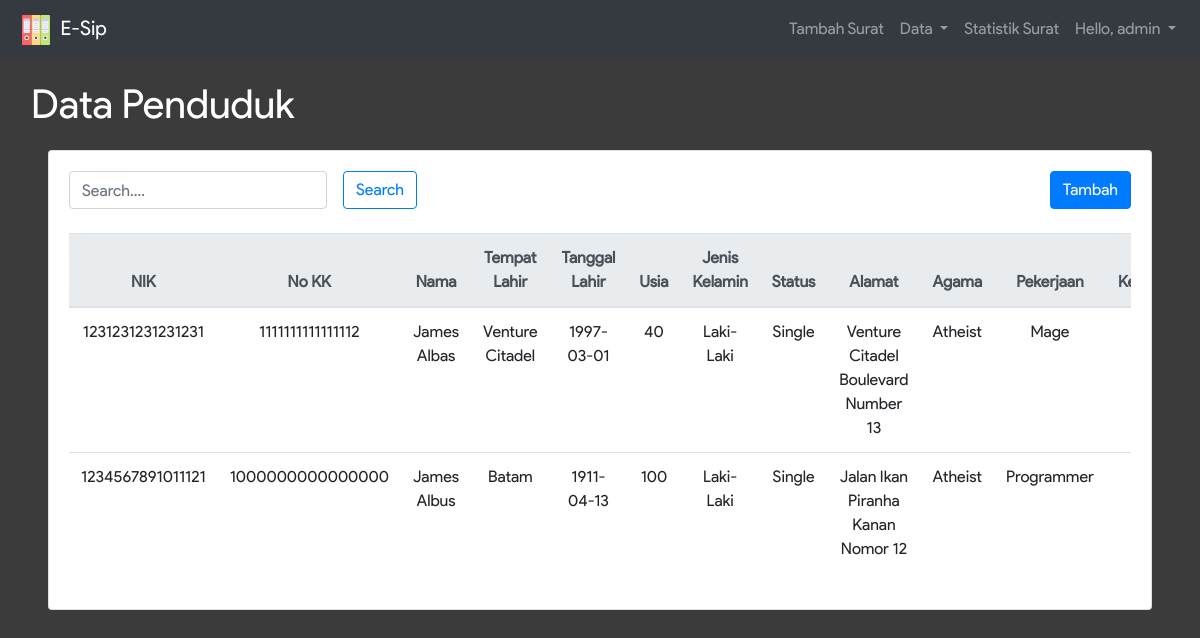
/data_penduduk.php (signed in), run on the app's committed database.
### tables this page shows
CREATE TABLE IF NOT EXISTS `penduduk` (
  `nik` varchar(16) NOT NULL,
  `no_kk` varchar(16) NOT NULL,
  `nama` varchar(50) NOT NULL,
  `tempat_lahir` varchar(20) NOT NULL,
  `tanggal_lahir` date NOT NULL,
  `usia` int(3) NOT NULL,
  `jenis_kelamin` varchar(1) NOT NULL,
  `status` varchar(30) NOT NULL,
  `alamat` text NOT NULL,
  `agama` varchar(10) NOT NULL,
  `pekerjaan` varchar(20) NOT NULL,
  `kewarnegaraan` varchar(20) NOT NULL,
  `tanggal_buat` date NOT NULL
);

### data_penduduk.php (the view, shortened to what this page needs)
<?php
  include_once 'connection.php';
  $search = $_POST['search'];
  if ($search == "") {
    $sql = "SELECT * FROM penduduk";
  }
  $result = $conn->query($sql);
?>
<!DOCTYPE html>
<html>
<head>
  <link rel="stylesheet" href="node_modules/bootstrap/dist/css/bootstrap.min.css">
  <link rel="stylesheet" href="assets/css/infinite.css">
</head>
<body style="background-color: #3B3B3B;">
  <nav class="navbar navbar-expand-lg navbar-dark bg-dark">
      <a class="navbar-brand" href="#">
        <img src="assets/img/office-material.svg" width="40" height="30" alt="">
        E-Sip
      </a>
      <div class="collapse navbar-collapse" id="navbarSupportedContent">
        <ul class="navbar-nav ml-auto">
          <li class="nav-item">
            <a class="nav-link" href="pilih_surat.php">Tambah Surat</a>
          </li>
          <li class="nav-item dropdown">
            <a class="nav-link dropdown-toggle" href="#" id="navbarDropdown" role="button" data-toggle="dropdown" aria-haspopup="true" aria-expanded="false">
              Data
            </a>
          </li>
          <li class="nav-item">
            <a class="nav-link" href="data_chart.php">Statistik Surat</a>
          </li>
          <li class="nav-item dropdown">
            <a class="nav-link dropdown-toggle" href="#" id="navbarDropdown" role="button" data-toggle="dropdown" aria-haspopup="true" aria-expanded="false">
              Hello, <?=$_SESSION['user']?>
            </a>
          </li>
        </ul>
      </div>
    </nav>
    <div class="container-fluid bckgrnd">
       <div class="row">
        <div class="col-sm-12">
          <div class="judul m-3">Data Penduduk</div>
        </div>
        <div class="col-sm-12 px-5">
          <div class="card">
            <div class="card-body">
              <div class="float-left mb-3">
                <form class="form-inline" method="POST" action="data_penduduk.php">
                  <div class="form-group mr-sm-3 mb-2">
                    <input type="text" class="form-control" name="search" placeholder="Search....">
                  </div>
                  <button type="submit" class="btn btn-outline-primary mb-2">Search</button>
                </form>
              </div>
              <div class="float-right">
                <a href="data_add_penduduk.php" class="btn btn-primary">Tambah</a>
              </div>
              <div class="table-responsive">
                <table class="table text-center">
                  <thead class="thead-light">
                    <tr>
                      <th scope="col">NIK</th>
                      <th scope="col">No KK</th>
                      <th scope="col">Nama</th>
                      <th scope="col">Tempat Lahir</th>
                      <th scope="col">Tanggal Lahir</th>
                      <th scope="col">Usia</th>
                      <th scope="col">Jenis Kelamin</th>
                      <th scope="col">Status</th>
                      <th scope="col">Alamat</th>
                      <th scope="col">Agama</th>
                      <th scope="col">Pekerjaan</th>
                      <th scope="col">Kewarnegaraan</th>
                    </tr>
                  </thead>
                  <tbody>
                    <?php
                      while ($row = $result->fetch_assoc()) {
                    ?>
                        <tr>
                          <td>
                            <?= $row['nik'] ?>
                          </td>
                          <td>
                            <?= $row['no_kk'] ?>
                          </td>
                          <td>
                            <?= $row['nama'] ?>
                          </td>
                          <td>
                            <?= $row['tempat_lahir'] ?>
                          </td>
                          <td>
                            <?= $row['tanggal_lahir'] ?>
                          </td>
                          <td>
                            <?= $row['usia'] ?>
                          </td>
                          <td>
                            <?php
                            if ($row['jenis_kelamin'] == "L") {
                              echo "Laki-Laki";
                            }
                            else{
                              echo "Perempuan";
                            }
                            ?>
                          </td>
                          <td>
                            <?= $row['status'] ?>
                          </td>
                          <td>
                            <?= $row['alamat'] ?>
                          </td>
                          <td>
                            <?= $row['agama'] ?>
                          </td>
                          <td>
                            <?= $row['pekerjaan'] ?>
                          </td>
                          <td>
                          </td>
                        </tr>
                      <?php } ?>
                  </tbody>
                </table>
              </div>
            </div>
          </div>
        </div>
      </div>
    </div>
  </body>
</html>

### assets/css/infinite.css (style rules this page uses)
body { width: 100%; height: 100%; font-family: 'Product Sans'; }
.judul { font-size: 40px; color: #FFF; }

### data on the page
penduduk: nik "1231231231231231", no_kk "1111111111111112", nama "James Albas", tempat_lahir "Venture Citadel", tanggal_lahir "1997-03-01", usia "40", jenis_kelamin "Laki-Laki", status "Single", alamat "Venture Citadel Boulevard Number 13", agama "Atheist", pekerjaan "Mage"
penduduk: nik "1234567891011121", no_kk "1000000000000000", nama "James Albus", tempat_lahir "Batam", tanggal_lahir "1911-04-13", usia "100", jenis_kelamin "Laki-Laki", status "Single", alamat "Jalan Ikan Piranha Kanan Nomor 12", agama "Atheist", pekerjaan "Programmer"

### other printed values
$_SESSION['user'] "admin"
